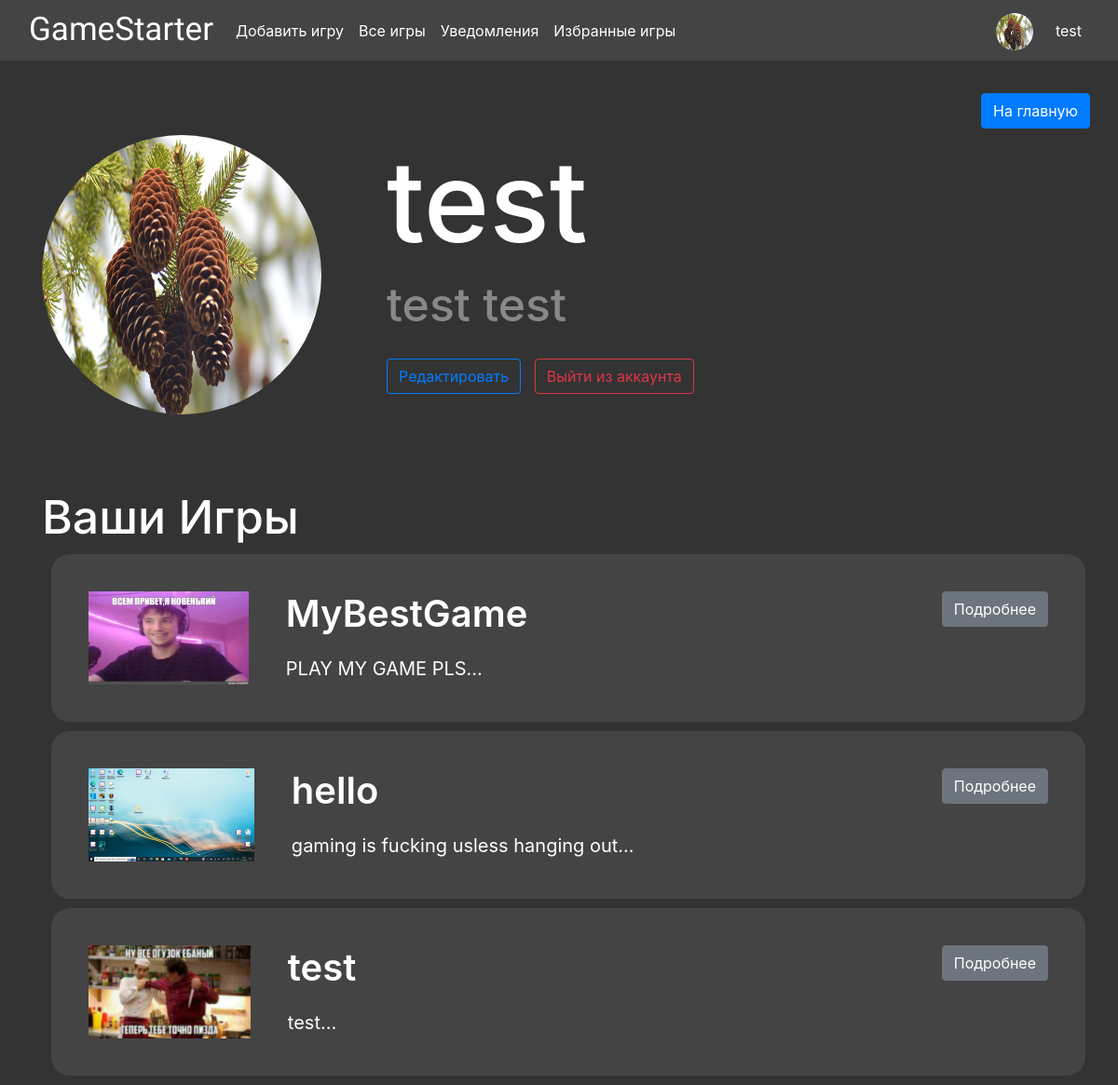
/profile/test (signed in), run on the app's committed database.
### data/users.py (models this page shows, shortened)
class User(SqlAlchemyBase, SerializerMixin, UserMixin):
    __tablename__ = 'users'
    id = sqlalchemy.Column(sqlalchemy.Integer, primary_key=True, autoincrement=True)
    name = sqlalchemy.Column(sqlalchemy.String, nullable=True)
    nickname = sqlalchemy.Column(sqlalchemy.String, nullable=True)
    is_moderator = sqlalchemy.Column(sqlalchemy.Boolean, nullable=True)
    favorites = sqlalchemy.Column(sqlalchemy.String, nullable=True)
    email = sqlalchemy.Column(sqlalchemy.String, nullable=True, unique=True)
    hashed_password = sqlalchemy.Column(sqlalchemy.String, nullable=True)
    games_when_collaborate = orm.relationship('Game', backref='collaborator', secondary="association")
    profile_image = sqlalchemy.Column(sqlalchemy.String, default='/static/profile_images/default.png')
    notifications = orm.relationship('Notification', back_populates='user')
    games = orm.relationship("Game", back_populates='user')
    comments = orm.relationship('Comment', back_populates='user')
    games_likes = orm.relationship('Game', overlaps="games_dislikes")
    games_dislikes = orm.relationship('Game', overlaps="games_likes")
    comment_likes = orm.relationship('Comment', overlaps="comments_dislikes")
    comment_dislikes = orm.relationship('Comment', overlaps="comment_likes")

### data/games.py (models this page shows)
class Game(SqlAlchemyBase, SerializerMixin):
    __tablename__ = 'games'
    id = sqlalchemy.Column(sqlalchemy.Integer, primary_key=True, autoincrement=True)
    author = sqlalchemy.Column(sqlalchemy.Integer, sqlalchemy.ForeignKey("users.id"))
    name = sqlalchemy.Column(sqlalchemy.String, nullable=True)
    description = sqlalchemy.Column(sqlalchemy.String, nullable=True)
    github_link = sqlalchemy.Column(sqlalchemy.String, nullable=True)
    in_moderate = sqlalchemy.Column(sqlalchemy.Boolean, nullable=True)
    game_files = sqlalchemy.Column(sqlalchemy.String, nullable=True)
    likes = sqlalchemy.Column(sqlalchemy.Integer)
    dislikes = sqlalchemy.Column(sqlalchemy.Integer)
    photo = orm.relationship('Photo', back_populates='game')
    user = orm.relationship('User')
    comments = orm.relationship('Comment', back_populates='game')

### data/photo.py (models this page shows)
class Photo(SqlAlchemyBase, SerializerMixin):
    __tablename__ = 'photo'
    id = sqlalchemy.Column(sqlalchemy.Integer, primary_key=True, autoincrement=True)
    path = sqlalchemy.Column(sqlalchemy.String)
    parent_game = sqlalchemy.Column(sqlalchemy.Integer, sqlalchemy.ForeignKey("games.id"))
    game = orm.relationship('Game')

### main.py (the view)
@app.route('/profile/<nickname>')
def profile(nickname: str):
    if not current_user.is_authenticated:
        return redirect('/preview')
    db_sess = db_session.create_session()
    user = db_sess.query(User).filter(User.nickname == nickname).first()
    games = db_sess.query(Game).filter(Game.author == user.id)
    photos = [game.photo[0] for game in games]
    return render_template('profile.html', title='Профиль', user=user, games=games, photos=photos)

### data/db_session.py (called while the page is built)
def create_session() -> Session:
    global __factory
    return __factory()

### main.py (called while the page is built)
@login_manager.user_loader
def load_user(user_id):
    db_sess = db_session.create_session()
    return db_sess.get(User, user_id)

### templates/profile.html
{% extends "base.html" %}
{% block content%}
{% if not user %}
<div class="buttons">
    <a class="btn btn-primary" href="/" role="button">На главную</a>
</div>
<div class="info"">
        <img src=" /static/profile_images/sad_hamster.jpg" alt="Очень грустная картинка">
    <div class="text">
        <h2>Пользователя с таким никнеймом не существует</h2>
        <h3>Нам очень жаль</h2>
    </div>
</div>
{% else %}
<div class="buttons">
    <a class="btn btn-primary" href="/" role="button">На главную</a>
</div>
<div class="info">
    <img src="{{user.profile_image}}">
    <div class="text">
        <h1>{{user.nickname}}</h1>
        <h2>{{user.name}}</h2>
        {%if user == current_user %}
        <div class="buttons-out-edit">
            <a class="btn btn-outline-primary outbutton" href="/profile/edit" role="button">Редактировать</a>
            <a class="btn btn-outline-danger outbutton" href="/logout" role="button">Выйти из аккаунта</a>
        </div>
        {% endif %}
    </div>
</div>
<div class="games">
    <div class="text">
        {% if user == current_user %}
        <h3>Ваши Игры</h3>
        {% else %}
        <h3>Игры</h3>
        {% endif %}
    </div>
    <div>
        {% for game in games %}
        <div class="content game">
            <div class="image">
                <img src="{{photos[loop.index0].path}}" alt="{{ game.title }}">
            </div>
            <div class="game-description">
                <h1>{{game.name}}</h1>
                <p>{{game.description[:40]}}...</p>
            </div>
            <div class="buttons-more">
                <a href="/game/{{ game.name }}" class="btn btn-secondary">Подробнее</a>
            </div>
        </div>
        {% endfor %}
    </div>
</div>
{% endif %}
{% endblock %}

### templates/base.html (shortened to what this page needs)
<!doctype html>
<html lang="en">
<head>
    <link rel="stylesheet" href="https://cdn.jsdelivr.net/npm/bootstrap@4.0.0/dist/css/bootstrap.min.css"
>
    <link rel="stylesheet" href="/static/css/style.css">
    <link rel="stylesheet" href="/static/css/profile.css">
    <link rel="stylesheet" href="/static/css/moderation.css">
    <link rel="stylesheet" href="/static/css/game_page.css">
    <link rel="stylesheet" href="/static/css/notificatons.css">
</head>
<body>
<header>
    <nav class="navbar navbar-expand-lg bg-body-tertiary navbar-dark">
        <div class="container-fluid">
            <a class="navbar-brand" href="/">GameStarter</a>
            {% if current_user.is_authenticated %}
            <div class="collapse navbar-collapse" id="navbarSupportedContent">
                <ul class="navbar-nav me-auto mb-2 mb-lg-0">
                    <li class="nav-item">
                        <a class="nav-link active" aria-current="page" href="/game/add">Добавить игру</a>
                    </li>
                    <li>
                        <a class="nav-link active" aria-current="page" href="/">Все игры</a>
                    </li>
                    <li>
                        <a class="nav-link active" aria-current="page" href="/notifications">Уведомления</a>
                    </li>
                    <li>
                        <a class="nav-link active" aria-current="page" href="/favourites">Избранные игры</a>
                    </li>
                </ul>
            </div>
            <a class="navbar-brand" href="/profile/{{current_user.nickname}}"><img class="navbar-user-image" src="{{current_user.profile_image}}" alt=""></a>
            <div class="navbar-nav">
                <li class="nav-item">
                    <a class="nav-link active" aria-current="page" href="/profile/{{current_user.nickname}}">{{current_user.nickname}}</a>
                </li>
            </div>
            {% endif %}
        </div>
    </nav>
</header>
<main role="main" class="container">
    {% block content %}{% endblock %}
</main>
</body>
</html>

### static/css/style.css (style rules this page uses)
body { background-color: #333; color: white; }
nav { background-color: #444; max-height: 65px; }
.navbar-brand { font-family: "Jersey 15"; font-size: 35px; height: fit-content; width: fit-content; }
.navbar-user-image { border-radius: 50%; width: 40px; height: 40px; }

### static/css/profile.css (style rules this page uses)
.info img { width: 300px; height: 300px; border-radius: 50%; }
.info { margin-top: 10vh; display: flex; flex-direction: row; justify-content: left; margin-bottom: 10vh; }
.text h1 { font-size: 120px; }
.text h2 { font-size: 50px; color: #888 }
.text h3 { font-size: 50px; }
.info .text { margin-left: 70px; }
.buttons { position: fixed; top: 100px; right: 30px; }
.outbutton { margin-top: 20px; }
.buttons-out-edit a { margin-right: 10px; }

### static/css/moderation.css (style rules this page uses)
.image img { height: 100px; max-width: 200px; margin: 20px; }
.game { display:inline-flex; flex-direction: row; background-color: #444; margin: 30px; border-radius: 20px; width: 100%; }
.buttons-more { margin: 20px; width: 100%; text-align: right; }
.game h1 { margin: 20px; }
.game p { margin: 20px; }
.game-description { width: 200%; }
.content h1 { text-align: left; }

### static/css/game_page.css (style rules this page uses)
.content { padding: 20px; border-radius: 20px; margin: 10px; background-color: #444; display: flex; justify-content: space-between; }
.content h1 { font-size: 40px; font-weight: 600; text-align: left; }
.content p { font-size: 20px; }

### data on the page
User: profile_image (picture), nickname "test", name "test test"
Game: path (picture), name "MyBestGame", description "PLAY MY GAME PLS"
Game: path (picture), name "hello", description "gaming is fucking usless hanging out"
Game: path (picture), name "test", description "test"
